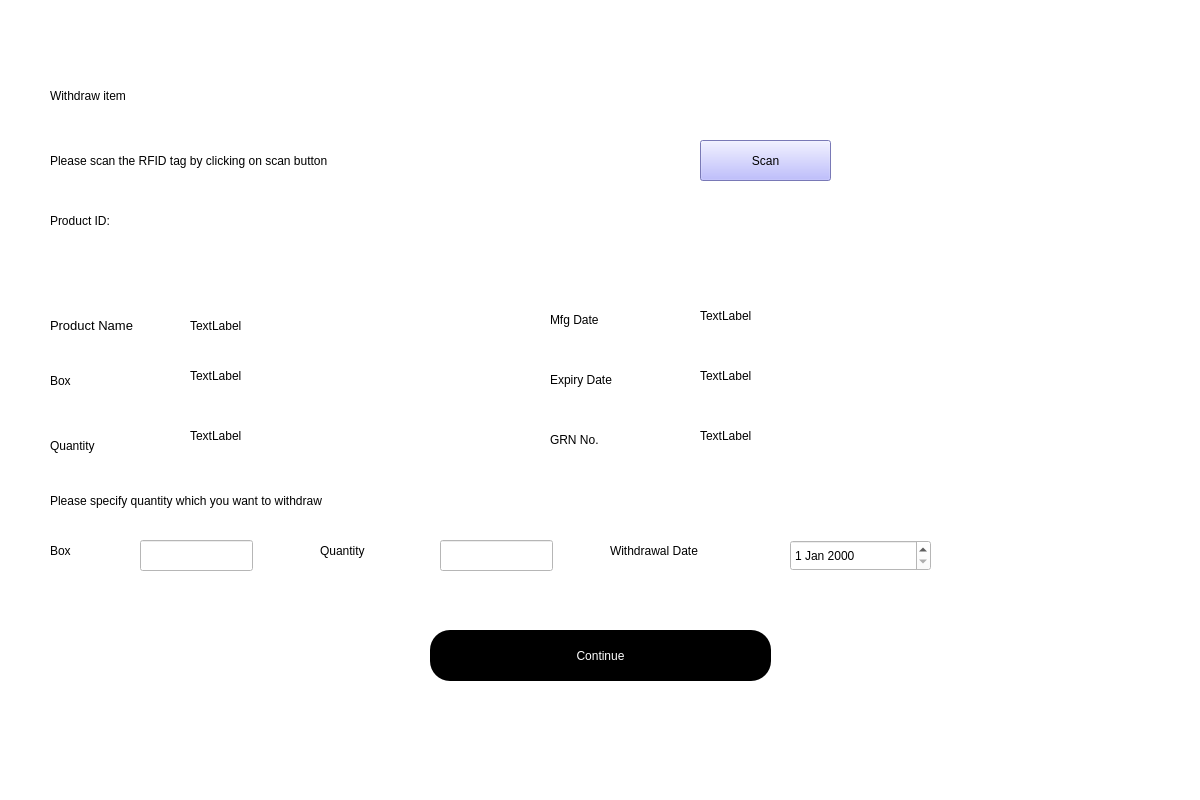
<?xml version="1.0" encoding="UTF-8"?>
<ui version="4.0">
 <class>Dialog</class>
 <widget class="QDialog" name="Dialog">
  <property name="geometry">
   <rect>
    <x>0</x>
    <y>0</y>
    <width>1200</width>
    <height>800</height>
   </rect>
  </property>
  <property name="windowTitle">
   <string>Dialog</string>
  </property>
  <widget class="QWidget" name="bgwidget" native="true">
   <property name="geometry">
    <rect>
     <x>0</x>
     <y>0</y>
     <width>1201</width>
     <height>801</height>
    </rect>
   </property>
   <property name="styleSheet">
    <string notr="true">background-color: rgb(255, 255, 255);</string>
   </property>
   <widget class="QLabel" name="label">
    <property name="geometry">
     <rect>
      <x>50</x>
      <y>60</y>
      <width>471</width>
      <height>71</height>
     </rect>
    </property>
    <property name="styleSheet">
     <string notr="true">font: 36pt &quot;MS Shell Dlg 2&quot;; 
color: rgb(0, 0, 0);</string>
    </property>
    <property name="text">
     <string>Withdraw item</string>
    </property>
   </widget>
   <widget class="QLabel" name="label_2">
    <property name="geometry">
     <rect>
      <x>50</x>
      <y>140</y>
      <width>621</width>
      <height>41</height>
     </rect>
    </property>
    <property name="styleSheet">
     <string notr="true">font: 16pt &quot;MS Shell Dlg 2&quot;;color:rgb(0, 0, 0)</string>
    </property>
    <property name="text">
     <string>Please scan the RFID tag by clicking on scan button</string>
    </property>
   </widget>
   <widget class="QPushButton" name="signup">
    <property name="geometry">
     <rect>
      <x>430</x>
      <y>630</y>
      <width>341</width>
      <height>51</height>
     </rect>
    </property>
    <property name="styleSheet">
     <string notr="true">border-radius:20px;
background-color: rgb(0, 0, 0);
color: rgb(255,255,255);
font: 14pt &quot;MS Shell Dlg 2&quot;;</string>
    </property>
    <property name="text">
     <string>Continue</string>
    </property>
   </widget>
   <widget class="QLabel" name="label_3">
    <property name="geometry">
     <rect>
      <x>50</x>
      <y>310</y>
      <width>111</width>
      <height>31</height>
     </rect>
    </property>
    <property name="font">
     <font>
      <family>MS Shell Dlg 2</family>
      <pointsize>10</pointsize>
      <weight>50</weight>
      <italic>false</italic>
      <bold>false</bold>
     </font>
    </property>
    <property name="styleSheet">
     <string notr="true">font: 10pt &quot;MS Shell Dlg 2&quot;;</string>
    </property>
    <property name="text">
     <string>Product Name</string>
    </property>
   </widget>
   <widget class="QLabel" name="label_4">
    <property name="geometry">
     <rect>
      <x>50</x>
      <y>370</y>
      <width>51</width>
      <height>21</height>
     </rect>
    </property>
    <property name="styleSheet">
     <string notr="true">font: 10pt &quot;MS Shell Dlg 2&quot;;</string>
    </property>
    <property name="text">
     <string>Box</string>
    </property>
   </widget>
   <widget class="QLabel" name="label_5">
    <property name="geometry">
     <rect>
      <x>50</x>
      <y>430</y>
      <width>81</width>
      <height>31</height>
     </rect>
    </property>
    <property name="styleSheet">
     <string notr="true">font: 10pt &quot;MS Shell Dlg 2&quot;;</string>
    </property>
    <property name="text">
     <string>Quantity</string>
    </property>
   </widget>
   <widget class="QLabel" name="label_6">
    <property name="geometry">
     <rect>
      <x>550</x>
      <y>310</y>
      <width>81</width>
      <height>20</height>
     </rect>
    </property>
    <property name="styleSheet">
     <string notr="true">font: 10pt &quot;MS Shell Dlg 2&quot;;</string>
    </property>
    <property name="text">
     <string>Mfg Date</string>
    </property>
   </widget>
   <widget class="QPushButton" name="scan">
    <property name="geometry">
     <rect>
      <x>700</x>
      <y>140</y>
      <width>131</width>
      <height>41</height>
     </rect>
    </property>
    <property name="styleSheet">
     <string notr="true">border-color: rgb(85, 0, 255);
background-color: rgb(170, 170, 255);</string>
    </property>
    <property name="text">
     <string>Scan</string>
    </property>
    <property name="shortcut">
     <string>S</string>
    </property>
   </widget>
   <widget class="QLabel" name="label_8">
    <property name="geometry">
     <rect>
      <x>550</x>
      <y>430</y>
      <width>81</width>
      <height>20</height>
     </rect>
    </property>
    <property name="styleSheet">
     <string notr="true">font: 10pt &quot;MS Shell Dlg 2&quot;;</string>
    </property>
    <property name="text">
     <string>GRN No.</string>
    </property>
   </widget>
   <widget class="QLabel" name="label_7">
    <property name="geometry">
     <rect>
      <x>50</x>
      <y>480</y>
      <width>661</width>
      <height>41</height>
     </rect>
    </property>
    <property name="styleSheet">
     <string notr="true">font: 16pt &quot;MS Shell Dlg 2&quot;;color:rgb(0, 0, 0)</string>
    </property>
    <property name="text">
     <string>Please specify quantity which you want to withdraw</string>
    </property>
   </widget>
   <widget class="QLabel" name="productID">
    <property name="geometry">
     <rect>
      <x>50</x>
      <y>250</y>
      <width>281</width>
      <height>31</height>
     </rect>
    </property>
    <property name="styleSheet">
     <string notr="true">
font: 18pt &quot;MS Shell Dlg 2&quot;;</string>
    </property>
    <property name="text">
     <string/>
    </property>
   </widget>
   <widget class="QLabel" name="label_10">
    <property name="geometry">
     <rect>
      <x>50</x>
      <y>200</y>
      <width>151</width>
      <height>41</height>
     </rect>
    </property>
    <property name="styleSheet">
     <string notr="true">font: 16pt &quot;MS Shell Dlg 2&quot;;</string>
    </property>
    <property name="text">
     <string>Product ID:</string>
    </property>
   </widget>
   <widget class="QLabel" name="label_11">
    <property name="geometry">
     <rect>
      <x>550</x>
      <y>370</y>
      <width>91</width>
      <height>20</height>
     </rect>
    </property>
    <property name="styleSheet">
     <string notr="true">font: 10pt &quot;MS Shell Dlg 2&quot;;</string>
    </property>
    <property name="text">
     <string>Expiry Date</string>
    </property>
   </widget>
   <widget class="QLabel" name="label_12">
    <property name="geometry">
     <rect>
      <x>190</x>
      <y>310</y>
      <width>281</width>
      <height>31</height>
     </rect>
    </property>
    <property name="text">
     <string>TextLabel</string>
    </property>
   </widget>
   <widget class="QLabel" name="label_13">
    <property name="geometry">
     <rect>
      <x>190</x>
      <y>360</y>
      <width>281</width>
      <height>31</height>
     </rect>
    </property>
    <property name="text">
     <string>TextLabel</string>
    </property>
   </widget>
   <widget class="QLabel" name="label_14">
    <property name="geometry">
     <rect>
      <x>190</x>
      <y>420</y>
      <width>281</width>
      <height>31</height>
     </rect>
    </property>
    <property name="text">
     <string>TextLabel</string>
    </property>
   </widget>
   <widget class="QLabel" name="label_15">
    <property name="geometry">
     <rect>
      <x>700</x>
      <y>300</y>
      <width>281</width>
      <height>31</height>
     </rect>
    </property>
    <property name="text">
     <string>TextLabel</string>
    </property>
   </widget>
   <widget class="QLabel" name="label_16">
    <property name="geometry">
     <rect>
      <x>700</x>
      <y>360</y>
      <width>281</width>
      <height>31</height>
     </rect>
    </property>
    <property name="text">
     <string>TextLabel</string>
    </property>
   </widget>
   <widget class="QLabel" name="label_17">
    <property name="geometry">
     <rect>
      <x>700</x>
      <y>420</y>
      <width>281</width>
      <height>31</height>
     </rect>
    </property>
    <property name="text">
     <string>TextLabel</string>
    </property>
   </widget>
   <widget class="QLabel" name="label_18">
    <property name="geometry">
     <rect>
      <x>50</x>
      <y>540</y>
      <width>81</width>
      <height>21</height>
     </rect>
    </property>
    <property name="styleSheet">
     <string notr="true">font: 10pt &quot;MS Shell Dlg 2&quot;;</string>
    </property>
    <property name="text">
     <string>Box</string>
    </property>
   </widget>
   <widget class="QLineEdit" name="lineEdit">
    <property name="geometry">
     <rect>
      <x>140</x>
      <y>540</y>
      <width>113</width>
      <height>31</height>
     </rect>
    </property>
   </widget>
   <widget class="QLabel" name="label_19">
    <property name="geometry">
     <rect>
      <x>320</x>
      <y>540</y>
      <width>81</width>
      <height>21</height>
     </rect>
    </property>
    <property name="styleSheet">
     <string notr="true">font: 10pt &quot;MS Shell Dlg 2&quot;;</string>
    </property>
    <property name="text">
     <string>Quantity</string>
    </property>
   </widget>
   <widget class="QLineEdit" name="lineEdit_2">
    <property name="geometry">
     <rect>
      <x>440</x>
      <y>540</y>
      <width>113</width>
      <height>31</height>
     </rect>
    </property>
   </widget>
   <widget class="QDateEdit" name="dateEdit">
    <property name="geometry">
     <rect>
      <x>790</x>
      <y>540</y>
      <width>141</width>
      <height>31</height>
     </rect>
    </property>
   </widget>
   <widget class="QLabel" name="label_20">
    <property name="geometry">
     <rect>
      <x>610</x>
      <y>540</y>
      <width>131</width>
      <height>21</height>
     </rect>
    </property>
    <property name="styleSheet">
     <string notr="true">font: 10pt &quot;MS Shell Dlg 2&quot;;</string>
    </property>
    <property name="text">
     <string>Withdrawal Date</string>
    </property>
   </widget>
   <widget class="QPushButton" name="back">
    <property name="geometry">
     <rect>
      <x>50</x>
      <y>710</y>
      <width>51</width>
      <height>51</height>
     </rect>
    </property>
    <property name="styleSheet">
     <string notr="true">border-radius:20px;
background-color: rgba(0, 0, 0, 0);
color: rgb(255,255,255);
font: 14pt &quot;MS Shell Dlg 2&quot;;</string>
    </property>
    <property name="text">
     <string/>
    </property>
   </widget>
   <widget class="QLabel" name="imageholder">
    <property name="geometry">
     <rect>
      <x>50</x>
      <y>710</y>
      <width>55</width>
      <height>51</height>
     </rect>
    </property>
    <property name="text">
     <string/>
    </property>
   </widget>
   <zorder>imageholder</zorder>
   <zorder>label_12</zorder>
   <zorder>label</zorder>
   <zorder>label_2</zorder>
   <zorder>signup</zorder>
   <zorder>label_3</zorder>
   <zorder>label_4</zorder>
   <zorder>label_5</zorder>
   <zorder>label_6</zorder>
   <zorder>scan</zorder>
   <zorder>label_8</zorder>
   <zorder>label_7</zorder>
   <zorder>productID</zorder>
   <zorder>label_10</zorder>
   <zorder>label_11</zorder>
   <zorder>label_13</zorder>
   <zorder>label_14</zorder>
   <zorder>label_15</zorder>
   <zorder>label_16</zorder>
   <zorder>label_17</zorder>
   <zorder>label_18</zorder>
   <zorder>lineEdit</zorder>
   <zorder>label_19</zorder>
   <zorder>lineEdit_2</zorder>
   <zorder>dateEdit</zorder>
   <zorder>label_20</zorder>
   <zorder>back</zorder>
  </widget>
 </widget>
 <resources/>
 <connections/>
</ui>
